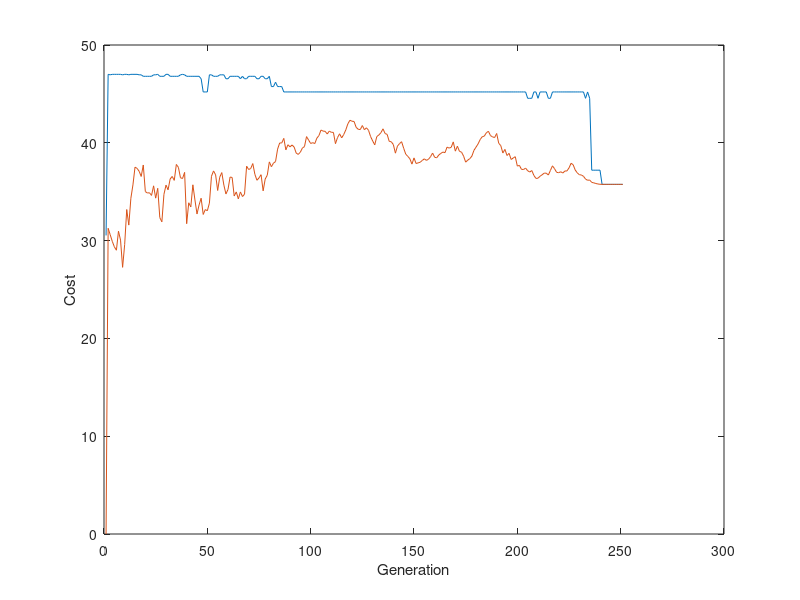
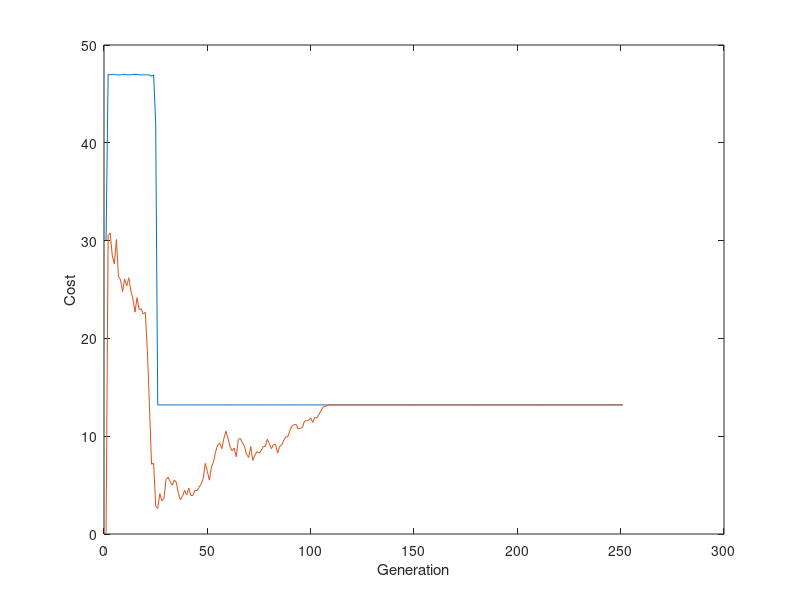
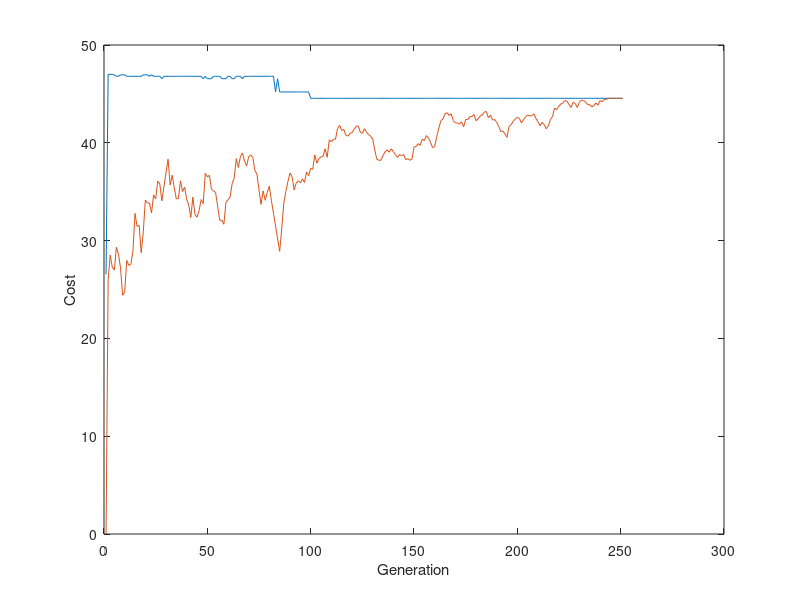

These charts were generated, in order, by the following MATLAB code:
pkg load communications
pkg load statistics

for x = 1:3
  fit_f = inline("-0.05 * power(x,2) + 3 * x + 2"); #fitness function
  pop_size = 150; #Setting the population size
  mut_rate = 0.001; #Setting the mutation rate
  c_bit = 6; #Number of bits in chromosome
  gen_iter = 250; #Number of generations to iterate

  population = round(rand(pop_size, c_bit));
  bin_to_dec_population = bi2de(population,'left-msb');
  cost = feval(fit_f, bin_to_dec_population);
  [cost,ind] = sort(cost, 'descend');
  max_c(1) = mean(cost);
  prob = cost / sum(cost);

  gen_count = 0;

  while gen_count < gen_iter
    gen_count = gen_count + 1;
    mating_size = (pop_size / 2);

    parent_1 = randsample(pop_size,mating_size,true,prob);
    parent_2 = randsample(pop_size,mating_size,true,prob);

    cross_point = randi(c_bit - 1);
    population(1:2:pop_size,:) = [population(parent_1,1:cross_point) population(parent_2, cross_point+1:c_bit)];
    population(2:2:pop_size,:) = [population(parent_2,1:cross_point) population(parent_1,cross_point+1:c_bit)];

    no_of_mut = ceil(pop_size-1) * c_bit * mut_rate;

    for i =1:no_of_mut
      col = randi(c_bit);
      row = randi(pop_size);
      if population(row,col) == 1
        population(row,col) = 0
       else
        population(row,col) = 1;
      endif
    endfor

    bin_to_dec_population = bi2de(population,'left-msb');
    cost = feval(fit_f,bin_to_dec_population);
    [cost,ind] = sort(cost, 'descend');
    max_c(gen_count + 1) = max(cost);
    mean_c(gen_count + 1) = mean(cost);
    prob = cost / sum(cost);

    if gen_count > gen_iter || cost(1) > max_c
      break
    endif
   endwhile

    #Display values
    fprintf('Population size = %s\n',num2str(pop_size))
    fprintf('Mutation rate = %s\n',num2str(mut_rate))
    fprintf('Number of Pairs = %s\n',num2str(mating_size))
    fprintf('Generations = %s\n',num2str(gen_count))
    fprintf('Best Cost = %s\n', num2str(cost(1)))
    fprintf('Best Solutions = %s\n',mat2str(int8(population(1,:))))
    fprintf('\n')

    #Create and display plot
    figure(x)
    iters = 0:length(max_c) - 1;
    plot(1: (gen_count + 1), max_c, 1:(gen_count + 1), mean_c);
    xlabel("Generation")
    ylabel("Cost")
endfor


